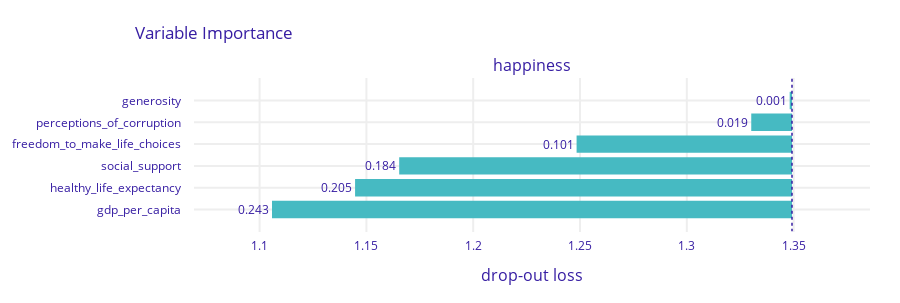

Write notebook code for a chart like this one.
### Code cell
explainer.model_parts().plot()
explainer.model_parts(type='shap_wrapper').plot()

### Figure 1 — Plotly figure (JSON) as saved in the notebook; plotly's stock layout.template omitted (floating-point values rounded to 4 significant figures)
{"data": [{"base": 1.349, "hoverinfo": "text", "hoverlabel": {"bgcolor": "rgba(0,0,0,0.8)"}, "hovertext": ["Model: happiness loss after<br>variable: generosity is permuted: 1.348<br>Drop-out loss change: -0.001", "Model: happiness loss after<br>variable: perceptions_of_corruption is permuted: 1.33<br>Drop-out loss change: -0.019", "Model: happiness loss after<br>variable: freedom_to_make_life_choices is permuted: 1.248<br>Drop-out loss change: -0.101", "Model: happiness loss after<br>variable: social_support is permuted: 1.165<br>Drop-out loss change: -0.184", "Model: happiness loss after<br>variable: healthy_life_expectancy is permuted: 1.145<br>Drop-out loss change: -0.205", "Model: happiness loss after<br>variable: gdp_per_capita is permuted: 1.106<br>Drop-out loss change: -0.243"], "marker": {"color": "#46bac2"}, "orientation": "h", "showlegend": false, "text": ["0.001", "0.019", "0.101", "0.184", "0.205", "0.243"], "textposition": "outside", "type": "bar", "x": [-0.001082, -0.01908, -0.1008, -0.1839, -0.2045, -0.2434], "xaxis": "x", "y": ["generosity", "perceptions_of_corruption", "freedom_to_make_life_choices", "social_support", "healthy_life_expectancy", "gdp_per_capita"], "yaxis": "y"}], "layout": {"annotations": [{"font": {"size": 16}, "showarrow": false, "text": "happiness", "x": 0.5, "xanchor": "center", "xref": "paper", "y": 1, "yanchor": "bottom", "yref": "paper"}, {"font": {"size": 16}, "showarrow": false, "text": "drop-out loss", "x": 0.5, "xanchor": "center", "xref": "paper", "y": 0, "yanchor": "top", "yref": "paper", "yshift": -30}], "font": {"color": "#371ea3"}, "height": 303, "margin": {"b": 71, "r": 30, "t": 78}, "shapes": [{"line": {"color": "#371ea3", "dash": "dot", "width": 1.5}, "type": "line", "x0": 1.349, "x1": 1.349, "xref": "x", "y0": -1, "y1": 6, "yref": "y"}], "title": {"text": "Variable Importance", "x": 0.15}, "xaxis": {"anchor": "y", "automargin": true, "domain": [0, 1], "fixedrange": true, "gridwidth": 2, "range": [1.069, 1.386], "tickcolor": "white", "ticklen": 3, "ticks": "outside", "type": "linear", "zeroline": false}, "yaxis": {"anchor": "x", "automargin": true, "autorange": "reversed", "domain": [0, 1], "fixedrange": true, "gridwidth": 2, "tickcolor": "white", "ticklen": 10, "ticks": "outside", "type": "category"}}}
